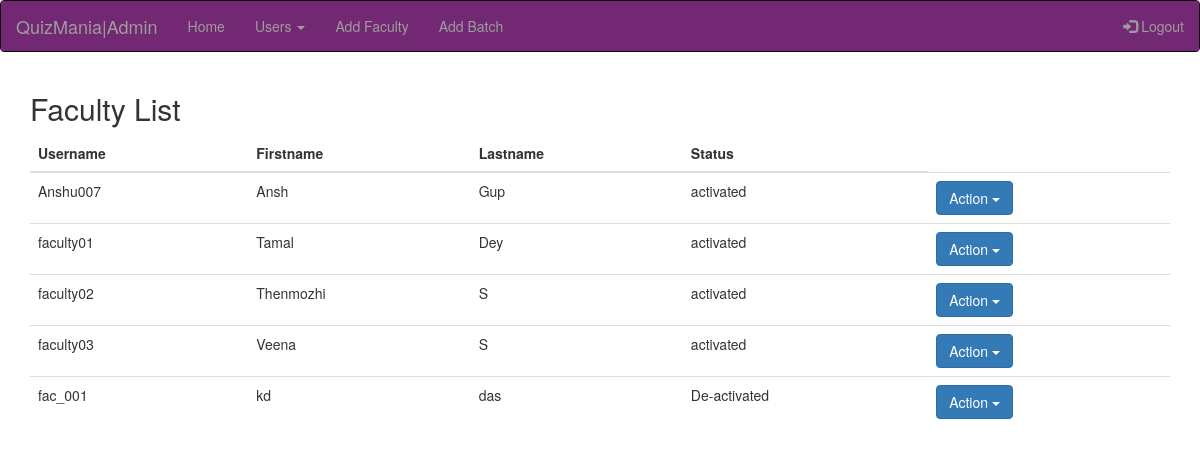
/admin/facultylist.php (signed in), run on the app's committed database.
### tables this page shows
CREATE TABLE IF NOT EXISTS `users` (
  `userid` varchar(16) NOT NULL,
  `fname` varchar(14) NOT NULL,
  `lname` varchar(14) NOT NULL,
  `password` varchar(16) NOT NULL,
  `gender` varchar(30) NOT NULL,
  `email` varchar(30) NOT NULL,
  `batch` varchar(12) DEFAULT NULL,
  `type` varchar(10) NOT NULL,
  `status` varchar(20) NOT NULL DEFAULT 'De-activated',
  PRIMARY KEY (`userid`)
);

### admin/function/viewuser.php (called while the page is built, shortened)
<?php
	function view_user($type,$conn)
	{
		if($_SESSION['type']=='admin')
		{
			$sql="SELECT * FROM `users` WHERE type='$type'";
			$result=$conn->query($sql);
		}
		return $result;
	}
?>

### admin/facultylist.php (the view, shortened to what this page needs)
<?php
  require '../function/connection.php';
  require 'function/viewuser.php';
  $result=view_user('faculty',$conn);
?>
<!DOCTYPE html>
<html lang="en">
<head>
  <link rel="stylesheet" href="https://maxcdn.bootstrapcdn.com/bootstrap/3.3.7/css/bootstrap.min.css">
    <link rel="stylesheet" type="text/css" href="admin.css">
</head>
<body>
<nav class="navbar navbar-inverse">
  <div class="container-fluid">
    <div class="navbar-header">
      <a class="navbar-brand" href="#">QuizMania|Admin</a>
    </div>
    <ul class="nav navbar-nav">
      <li class=""><a href="admin.php">Home</a></li>
      <li class="dropdown"><a class="dropdown-toggle" data-toggle="dropdown" href="#">Users <span class="caret"></span></a>
      </li>
      <li><a href="addfaculty.php">Add Faculty</a></li>
      <li><a href="addbatch.php">Add Batch</a></li>
    </ul>
    <ul class="nav navbar-nav navbar-right">
      <li><a href="../login.php"><span class="glyphicon glyphicon-log-in"></span> Logout</a></li>
    </ul>
  </div>
</nav>
  <div class="container">
  <h2>Faculty List</h2>
  <table class="table table-hover">
    <thead>
      <tr>
        <th>Username</th>
        <th>Firstname</th>
        <th>Lastname</th>
        <th>Status</th>
      </tr>
    <tbody>
      <?php
        while($row=$result->fetch_assoc())
          {
            echo "<tr>";
            echo "<td>".$row['userid']."</td>";
            echo "<td>".$row['fname'];
            echo "<td>".$row['lname'];
            echo "<td>".$row['status'];
             echo '<td><div class="btn-group">
                  <button type="button" class="btn btn-primary dropdown-toggle" data-toggle="dropdown">
                  Action <span class="caret"></span></button>
                  <ul class="dropdown-menu" role="menu">
                    <li><a href="function/userstatus.php?type=faculty&id='.$row["userid"].'&status=activated">Active</a></li>
                    <li><a href="function/userstatus.php?type=faculty&id='.$row["userid"].'&status=De-activated">De-Active</a></li>
                    <li><a href="resetpassword.php?id='.$row["userid"].'">Reset Password</a></li>
                  </ul>
                </div></td>';
            echo "</tr>";
          }
       ?>
    </tbody>
  </table>
</div>
</body>
</html>

### admin/admin.css (style rules this page uses)
.container-fluid { background-color:#722872; }

### data on the page
users: userid "Anshu007", fname "Ansh", lname "Gup", status "activated"
users: userid "faculty01", fname "Tamal", lname "Dey", status "activated"
users: userid "faculty02", fname "Thenmozhi", lname "S", status "activated"
users: userid "faculty03", fname "Veena", lname "S", status "activated"
users: userid "fac_001", fname "kd", lname "das", status "De-activated"
